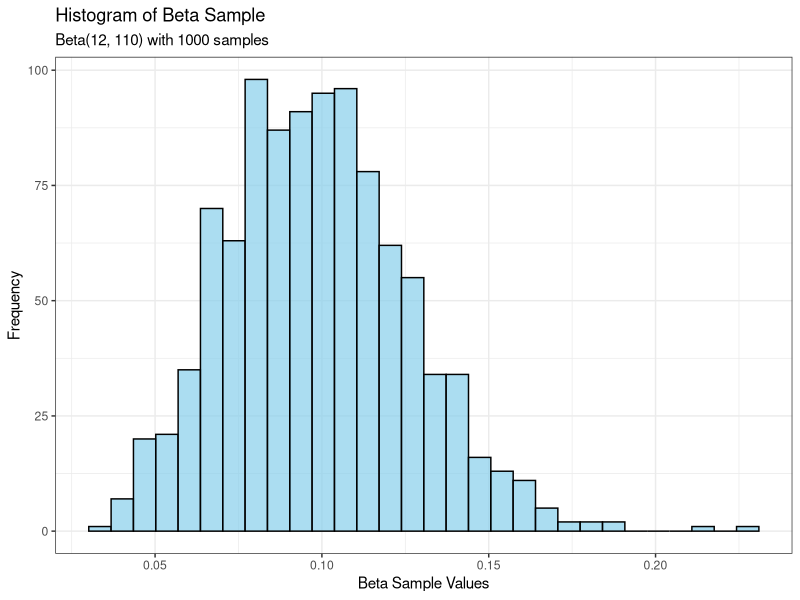
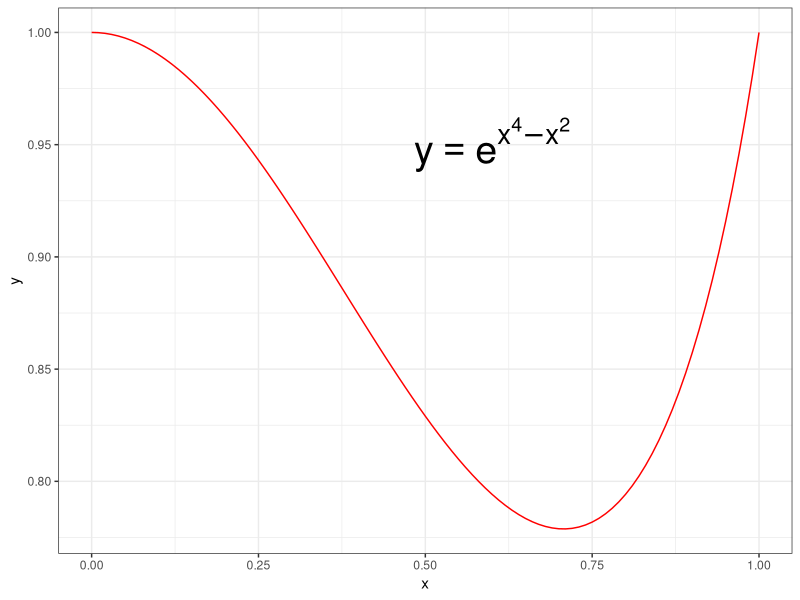

Write R code to recreate these figures, in order.
## ---- chunk 1
set.seed(09252025)
## ---- chunk 2
prior_alpha <- 2
prior_beta <- 20

num_positives2 <- 10
num_samples <- 100

# Parameters of the Beta posterior distribution 2
posterior_alpha2 = prior_alpha + num_positives2
posterior_beta2 = prior_beta + num_samples - num_positives2 
## ---- chunk 3
(beta_2nd_moment_theory <- posterior_alpha2 * (posterior_alpha2 + 1) / ((posterior_alpha2 + posterior_beta2 + 1) * (posterior_alpha2 + posterior_beta2))) # Putting parentheses around line prints value
## ---- chunk 4
beta_integrand <- function(x){
  return(x^2 * dbeta(x, shape1 = posterior_alpha2, shape2 = posterior_beta2))
}

(beta_2nd_moment_det <- integrate(beta_integrand, lower = 0, upper = 1))
## ---- chunk 5
beta_mcarlo_iterations <- 1000

beta_sample <- rbeta(beta_mcarlo_iterations, shape1 = posterior_alpha2, shape2 = posterior_beta2)

(beta_2nd_moment_mc <- mean(beta_sample^2))
## ---- chunk 6
library(ggplot2)

ggplot(data.frame(beta_sample), aes(x = beta_sample)) +
  geom_histogram(bins = 30, fill = "skyblue", alpha = 0.7, color = "black") +
  labs(
    title = "Histogram of Beta Sample",
    subtitle = paste0("Beta(", posterior_alpha2, ", ", posterior_beta2, ") with ", beta_mcarlo_iterations, " samples"),
    x = "Beta Sample Values",
    y = "Frequency"
  ) +
  theme_bw()
## ---- chunk 7
(beta_mcarlo_error <- sd(beta_sample^2) / sqrt(beta_mcarlo_iterations))
## ---- chunk 8
c(
  beta_2nd_moment_mc - 1.96 * beta_mcarlo_error, 
  beta_2nd_moment_mc + 1.96 * beta_mcarlo_error
)
## ---- chunk 9
beta_2nd_moment_theory
beta_2nd_moment_det
beta_2nd_moment_mc

c(
  beta_2nd_moment_mc - 1.96 * beta_mcarlo_error, 
  beta_2nd_moment_mc + 1.96 * beta_mcarlo_error
)
## ---- chunk 10
(posterior_median_det <- qbeta(0.5, shape1=posterior_alpha2, shape2=posterior_beta2))

(posterior_bci <- c(qbeta(0.025, shape1=posterior_alpha2, shape2=posterior_beta2), qbeta(0.975, shape1=posterior_alpha2, shape2=posterior_beta2)))
## ---- chunk 11
(posterior_median_mc <- quantile(beta_sample, probs=0.5))

(posterior_bci <- quantile(beta_sample, probs=c(0.025, 0.975)))
## ---- chunk 12
integrand_function <- function(x){
  return(exp(x^4 - x^2))
}
## ---- chunk 13
library(ggplot2)

plot_data <- data.frame(x = seq(0, 1, length = 100)) # Make a vector for the x values

ggplot(data = plot_data, aes(x)) +
  geom_function(fun = integrand_function, colour = "red") +
  theme_bw() +
  annotate(
    geom = "text", 
    x = 0.6, 
    y = 0.95,
    label = "y == e^{x^4 - x^2}", 
    parse = TRUE,
    size = 10
  )
## ---- chunk 14
(det_int <- integrate(integrand_function, lower = 0, upper = 1))
## ---- chunk 15
names(det_int)

(det_int$value)
(det_int$message)
## ---- chunk 16
mcarlo_iterations <- 1000

unif_sample <- runif(mcarlo_iterations)
## ---- chunk 17
(mcarlo_int = mean(integrand_function(unif_sample))) 
## ---- chunk 18
(mcarlo_error <- sd(integrand_function(unif_sample)) / sqrt(mcarlo_iterations))
## ---- chunk 19
(c(
  mcarlo_int - 1.96 * mcarlo_error, 
  mcarlo_int + 1.96 * mcarlo_error
))
## ---- chunk 20
(det_int)
